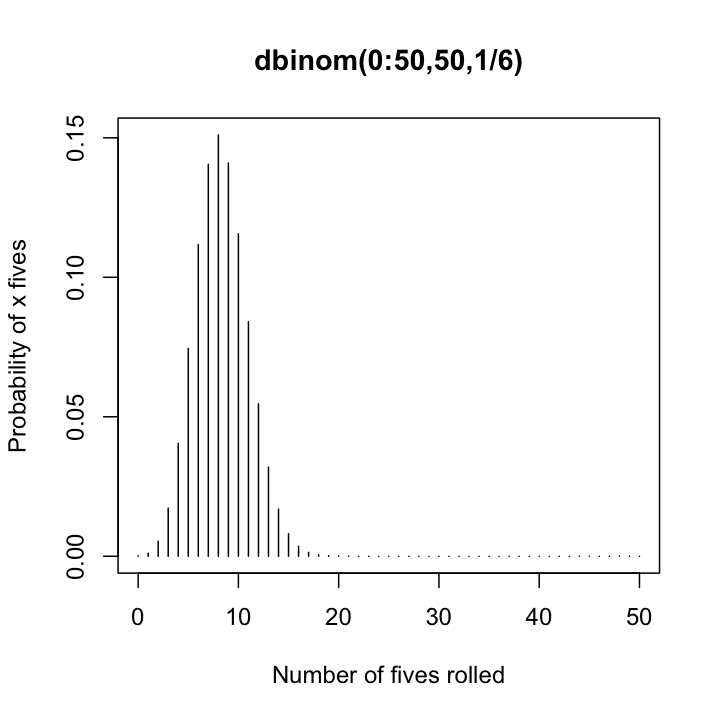

The R source for this figure:
probs <- dbinom(0:50, 50, 1/6)
plot(	0:50,probs,
	type = "h",
	xlab = "Number of fives rolled",
	ylab = "Probability of x fives",
	main = "dbinom(0:50,50,1/6)")
